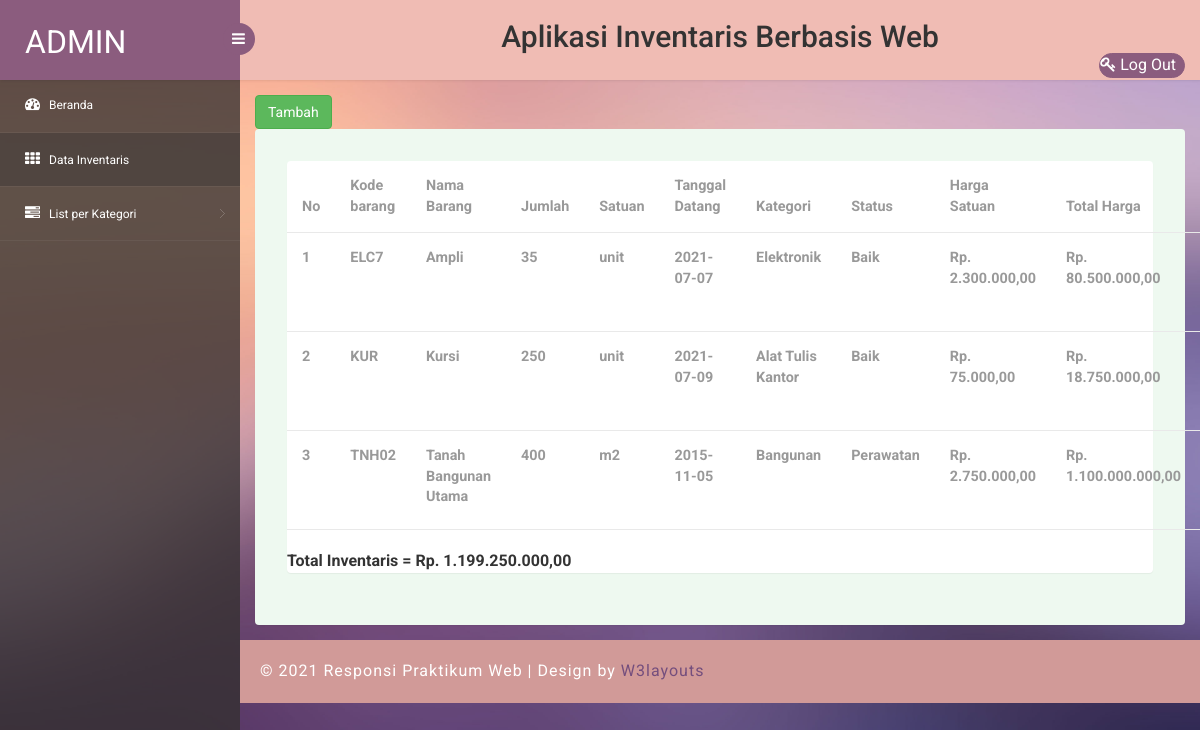
The page /data_inventaris.php (signed in) on the database its author committed.
### tables this page shows
CREATE TABLE `inventaris` (
  `kode_barang` varchar(10) NOT NULL,
  `nama_barang` varchar(30) NOT NULL,
  `jumlah` int(11) NOT NULL,
  `satuan` varchar(15) NOT NULL,
  `tgl_datang` date DEFAULT NULL,
  `kategori` varchar(20) NOT NULL,
  `status_barang` varchar(20) NOT NULL,
  `harga` int(20) NOT NULL
);

### data_inventaris.php (the view, shortened to what this page needs)
<?php
  $username = $_SESSION['username'];
?>
<!DOCTYPE html>
<head>
<link rel="stylesheet" href="css/bootstrap.min.css" >
<link href="css/style.css" rel='stylesheet' type='text/css' />
<link href="css/style-responsive.css" rel="stylesheet"/>
<link rel="stylesheet" href="css/font.css" type="text/css"/>
<link href="css/font-awesome.css" rel="stylesheet">
</head>
<body>
<section id="container">
<header class="header fixed-top clearfix">
<div class="brand">
    <a href="index.php" class="logo">
        <?php echo $username ?>
    </a>
    <div class="sidebar-toggle-box">
        <div class="fa fa-bars"></div>
    </div>
</div>
<div class="top-nav clearfix">
    <div class="judul">
        <center><h2>Aplikasi Inventaris Berbasis Web</h2></center>
    </div>
    <ul class="nav pull-right top-menu">
        <li class="extended">
                <a href="login.php"><i class="fa fa-key"></i> Log Out</a>
        </li>
    </ul>
</div>
</header>
<aside>
    <div id="sidebar" class="nav-collapse">
        <div class="leftside-navigation">
            <ul class="sidebar-menu" id="nav-accordion">
                <li>
                    <a href="index.php">
                        <i class="fa fa-dashboard"></i>
                        <span>Beranda</span>
                    </a>
                </li>
                <li class="sub-menu">
                    <a class="active" href="data_inventaris.php">
                        <i class="fa fa-th"></i>
                        <span>Data Inventaris</span>
                    </a>
                </li>
                <li class="sub-menu">
                    <a href="javascript:;">
                        <i class="fa fa-tasks"></i>
                        <span>List per Kategori</span>
                    </a>
                </li>
            </ul>            </div>
    </div>
</aside>
<section id="main-content">
	<section class="wrapper">
        <div class="col-6">
            <a class="btn btn-success" class="btn btn-primary" href="tambah_inventaris.php" role="button"><i class="icon_plus_alt2"></i>Tambah</a>
        </div>
		<div class="table-agile-info">
 <div class="panel panel-default">
    <div>
      <table class="table" ui-jq="footable" ui-options='{
        "paging": {
          "enabled": true
        },
        "filtering": {
          "enabled": true
        },
        "sorting": {
          "enabled": true
        }}'>
        <thead>
          <tr>
            <th>No</th>
            <th>Kode barang</th>
            <th>Nama Barang</th>
            <th>Jumlah</th>
            <th>Satuan</th>
            <th>Tanggal Datang</th>
            <th>Kategori</th>
            <th>Status</th>
            <th>Harga Satuan</th>
            <th>Total Harga</th>
            <th>Aksi</th>
          </tr>
        </thead>
        <tbody>
          <?php
            include 'koneksi.php';
            $query = mysqli_query($konek, "SELECT * FROM inventaris");
            $nomor = 0;
            $total_inventaris = 0;
            while($data=mysqli_fetch_array($query))
            {$nomor++;
            $total_harga = $data['jumlah'] * $data['harga'];
            $total_inventaris += $total_harga;
            $harga = "Rp. " . number_format($data['harga'], 2, ",",".");
            $total_harga = "Rp. " . number_format($total_harga, 2, ",",".");
            ?>
            <tr>
              <th><?php echo $nomor?></th>
              <th><?php echo $data['kode_barang'];?></th>
              <th><?php echo $data['nama_barang'];?></th>
              <th><?php echo $data['jumlah'];?></th>
              <th><?php echo $data['satuan'];?></th>
              <th><?php echo $data['tgl_datang'];?></th>
              <th><?php echo $data['kategori'];?></th>
              <th><?php echo $data['status_barang'];?></th>
              <th><?php echo $harga;?></th>
              <th><?php echo $total_harga?></th>
              <th><a class="btn btn-success" href=edit_data.php?kode_barang=<?php echo $data['kode_barang'];?>><i>Edit</i></a>
            </tr>
          <?php } ?>
        </tbody>
      </table>
      <b>Total Inventaris = <?php echo " Rp. " . number_format($total_inventaris, 2, ",", ".");?></b>
    </div>
  </div>
</div>
</section>
 <div class="footer">
    <div class="wthree-copyright">
      <p>© 2021 Responsi Praktikum Web | Design by <a href="http://w3layouts.com">W3layouts</a></p>
    </div>
  </div>
</section>
</section>
</body>
</html>

### rows shown on the page
inventaris: kode_barang "ELC7", nama_barang "Ampli", jumlah "35", satuan "unit", tgl_datang "2021-07-07", kategori "Elektronik", status_barang "Baik", harga "Rp. 2.300.000,00", total_harga "Rp. 80.500.000,00"
inventaris: kode_barang "KUR", nama_barang "Kursi", jumlah "250", satuan "unit", tgl_datang "2021-07-09", kategori "Alat Tulis Kantor", status_barang "Baik", harga "Rp. 75.000,00", total_harga "Rp. 18.750.000,00"
inventaris: kode_barang "TNH02", nama_barang "Tanah Bangunan Utama", jumlah "400", satuan "m2", tgl_datang "2015-11-05", kategori "Bangunan", status_barang "Perawatan", harga "Rp. 2.750.000,00", total_harga "Rp. 1.100.000.000,00"

### other values the page prints
$username "ADMIN"
$total_inventaris "1.199.250.000,00"
